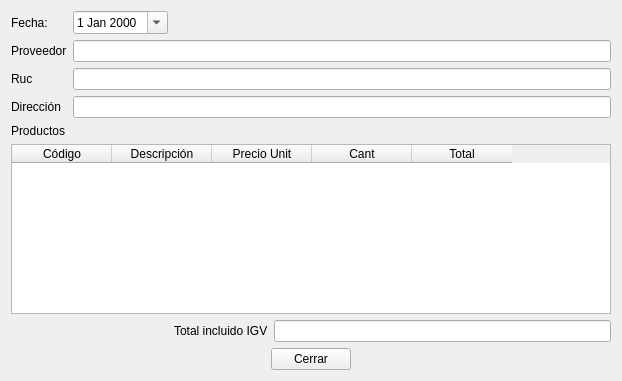
<?xml version="1.0" encoding="UTF-8"?>
<ui version="4.0">
 <class>ui_datos_compras</class>
 <widget class="QWidget" name="ui_datos_compras">
  <property name="geometry">
   <rect>
    <x>0</x>
    <y>0</y>
    <width>622</width>
    <height>381</height>
   </rect>
  </property>
  <property name="windowTitle">
   <string>Form</string>
  </property>
  <layout class="QGridLayout" name="gridLayout_2">
   <item row="0" column="0">
    <layout class="QGridLayout" name="gridLayout">
     <item row="1" column="0">
      <widget class="QLabel" name="label_2">
       <property name="text">
        <string>Proveedor</string>
       </property>
      </widget>
     </item>
     <item row="2" column="0">
      <widget class="QLabel" name="label_3">
       <property name="text">
        <string>Ruc</string>
       </property>
      </widget>
     </item>
     <item row="3" column="0">
      <widget class="QLabel" name="label_4">
       <property name="text">
        <string>Dirección</string>
       </property>
      </widget>
     </item>
     <item row="4" column="0">
      <widget class="QLabel" name="label_5">
       <property name="text">
        <string>Productos</string>
       </property>
      </widget>
     </item>
     <item row="1" column="1" colspan="2">
      <widget class="QLineEdit" name="lineEdit_proveedor"/>
     </item>
     <item row="2" column="1" colspan="2">
      <widget class="QLineEdit" name="lineEdit_ruc"/>
     </item>
     <item row="3" column="1" colspan="2">
      <widget class="QLineEdit" name="lineEdit_direccion"/>
     </item>
     <item row="6" column="2">
      <layout class="QHBoxLayout" name="horizontalLayout_3">
       <item>
        <widget class="QLabel" name="label_8">
         <property name="text">
          <string>Total incluido IGV</string>
         </property>
        </widget>
       </item>
       <item>
        <widget class="QLineEdit" name="lineEdit_total"/>
       </item>
      </layout>
     </item>
     <item row="7" column="0" colspan="3">
      <layout class="QHBoxLayout" name="horizontalLayout_4">
       <item>
        <spacer name="horizontalSpacer_4">
         <property name="orientation">
          <enum>Qt::Horizontal</enum>
         </property>
         <property name="sizeHint" stdset="0">
          <size>
           <width>40</width>
           <height>20</height>
          </size>
         </property>
        </spacer>
       </item>
       <item>
        <widget class="QPushButton" name="pushButton_4">
         <property name="text">
          <string>Cerrar</string>
         </property>
        </widget>
       </item>
       <item>
        <spacer name="horizontalSpacer_5">
         <property name="orientation">
          <enum>Qt::Horizontal</enum>
         </property>
         <property name="sizeHint" stdset="0">
          <size>
           <width>40</width>
           <height>20</height>
          </size>
         </property>
        </spacer>
       </item>
      </layout>
     </item>
     <item row="0" column="0">
      <widget class="QLabel" name="label_9">
       <property name="text">
        <string>Fecha:</string>
       </property>
      </widget>
     </item>
     <item row="0" column="1">
      <widget class="QDateEdit" name="dateEdit">
       <property name="calendarPopup">
        <bool>true</bool>
       </property>
      </widget>
     </item>
     <item row="0" column="2">
      <spacer name="horizontalSpacer_6">
       <property name="orientation">
        <enum>Qt::Horizontal</enum>
       </property>
       <property name="sizeHint" stdset="0">
        <size>
         <width>40</width>
         <height>20</height>
        </size>
       </property>
      </spacer>
     </item>
     <item row="6" column="0" colspan="2">
      <spacer name="horizontalSpacer_3">
       <property name="orientation">
        <enum>Qt::Horizontal</enum>
       </property>
       <property name="sizeHint" stdset="0">
        <size>
         <width>40</width>
         <height>20</height>
        </size>
       </property>
      </spacer>
     </item>
     <item row="5" column="0" colspan="3">
      <widget class="QTableWidget" name="tableWidget">
       <column>
        <property name="text">
         <string>Código</string>
        </property>
       </column>
       <column>
        <property name="text">
         <string>Descripción</string>
        </property>
       </column>
       <column>
        <property name="text">
         <string>Precio Unit</string>
        </property>
       </column>
       <column>
        <property name="text">
         <string>Cant</string>
        </property>
       </column>
       <column>
        <property name="text">
         <string>Total</string>
        </property>
       </column>
      </widget>
     </item>
    </layout>
   </item>
  </layout>
 </widget>
 <resources/>
 <connections/>
</ui>
